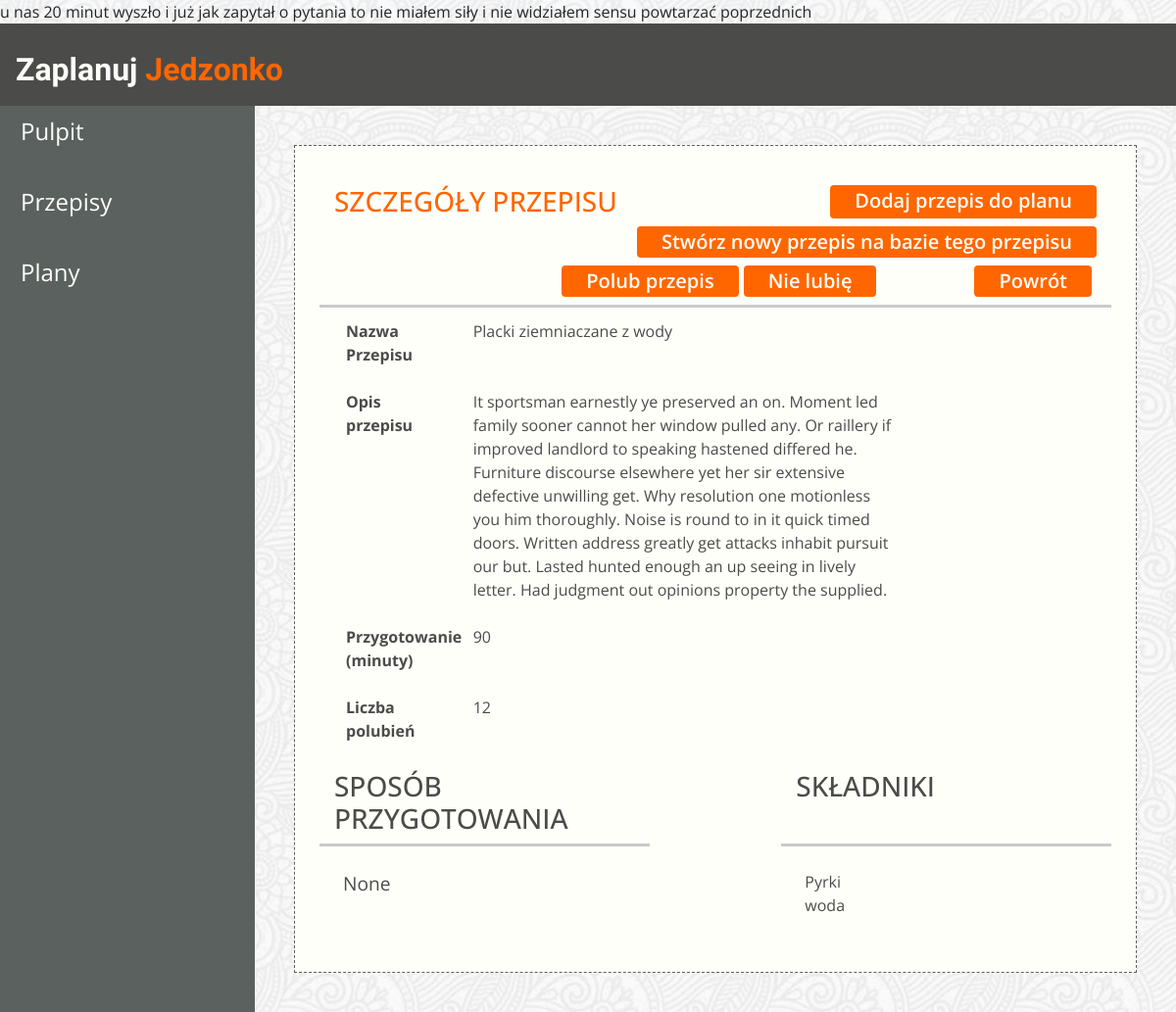
The app's page /recipe/2/ with its own data.
### jedzonko/models.py (models this page shows)
class Recipe(models.Model):
    name = models.CharField(max_length=128)
    ingredients = models.TextField(null=True)  # Right now type of this field is an open matter
    description = models.TextField(null=True)
    created = models.DateTimeField(auto_now_add=True)
    updated = models.DateTimeField(auto_now=True, null=True)
    preparation_time = models.PositiveSmallIntegerField(null=True)
    votes = models.IntegerField(default=0)
    how_to_prepare = models.TextField(null=True)

### jedzonko/views.py (the view, shortened to what this page needs)
# urls.py: path('recipe/<int:id>/', views.RecipeDetails.as_view()),
class RecipeDetails(View):
    def get(self, request, id):
        recipe = Recipe.objects.get(id=id)
        context = {
            'id': id,
            'recipe_name': recipe.name,
            'recipe_ingredients': recipe.ingredients.split(", "),
            'recipe_description': recipe.description,
            'recipe_preparation_time': recipe.preparation_time,
            'recipe_votes': recipe.votes,
            'recipe_how_to_prepare': recipe.how_to_prepare
        }
        return render(request, 'app-recipe-details.html', context)

### jedzonko/templates/app-recipe-details.html (shortened to what this page needs)
{% extends "__base__.html" %}
{% block content %}
<div class="dashboard-content border-dashed p-3 m-4 view-height">
    <div class="mt-4 ml-4 mr-4">
        <div class="row border-bottom border-3">
            <div class="col"><h3 class="color-header text-uppercase">Szczegóły
                przepisu</h3></div>
            <div class="col d-flex justify-content-end mb-2">
                <a href="/plan/add-recipe/"
                   class="btn btn-color rounded-1 pt-0 pb-0 pr-4 pl-4">Dodaj
                    przepis do planu</a>
            </div>
            <div class="col d-flex justify-content-end mb-2">
                <a href="/recipe/modify/{{ id }}/"
                   class="btn btn-color rounded-1 pt-0 pb-0 pr-4 pl-4">Stwórz nowy przepis na bazie tego przepisu</a>
            </div>
            <div class="col d-flex justify-content-end mb-2">
                <button type="submit" form="like-form" name="like_button"
                    style="margin-right: 5px"
                    class="btn btn-color rounded-1 pt-0 pb-0 pr-4 pl-4">Polub przepis</button>
                <button type="submit" form="dislike-form" name="hate_button"
                    style="margin-right: 100px"
                    class="btn btn-color rounded-1 pt-0 pb-0 pr-4 pl-4">Nie lubię</button>
                <a  href="/recipe/list"
                    style="margin-right: 5px"
                    class="btn btn-color rounded-1 pt-0 pb-0 pr-4 pl-4">Powrót</a>
            </div>
        </div>
        <table class="table borderless">
            <tbody>
            <tr class="d-flex">
                <th scope="row" class="col-2">Nazwa Przepisu</th>
                <td class="col-7">
                    {{ recipe_name }}
                </td>
            </tr>
            <tr class="d-flex">
                <th scope="row" class="col-2">Opis przepisu</th>
                <td class="col-7">{{ recipe_description }}
                </td>
            </tr>
            <tr class="d-flex">
                <th scope="row" class="col-2">Przygotowanie (minuty)</th>
                <td class="col-7">
                    {{ recipe_preparation_time }}
                </td>
            </tr>
             <tr class="d-flex">
                <th scope="row" class="col-2">Liczba polubień</th>
                <td class="col-7">
                    {{ recipe_votes }}
                </td>
            </tr>
            </tbody>
        </table>
        <div class="row d-flex">
            <div class="col-5 border-bottom border-3"><h3
                    class="text-uppercase">Sposób przygotowania</h3></div>
            <div class="col-2"></div>
            <div class="col-5 border-bottom border-3"><h3
                    class="text-uppercase">Składniki</h3></div>
        </div>
        <div class="row d-flex">
            <div class="col-5 p-4">
                <p>{{ recipe_how_to_prepare }}</p>
            </div>
            <div class="col-2"></div>
            <ul class="col-5 p-4 list-unstyled">
                {% for e in recipe_ingredients %}
                    <li> {{ e }}</li>
                {% endfor %}
            </ul>
        </div>
    </div>
</div>
{% endblock content %}

### static/css/style.css (style rules this page uses)
:root { --link-color: #ff6600; --light-link-color: #fffffa; --background-color: #4b4c4a; --lighter-background-color: #5a615f; --lighter-text-color: #9fa292; --dark-text: #000000; --blue: #007bff; --yellow: #ffc107; --green: #1e7e34; font-size: 16px; }
* { margin: 0; padding: 0; box-sizing: border-box; }
html { min-height: 100%; }
body { font-family: "Open Sans", sans-serif; font-weight: 400; background: repeat url("/static/images/image.png"); }
p { font-size: 1.2rem; }
.btn-color { background-color: var(--link-color); color: var(--light-link-color); font-weight: 600; font-size: 20px; padding: 8px 18px; }
.border-dashed { border: .5px dashed var(--lighter-background-color); background: var(--light-link-color); }
.borderless td, .borderless th { border: none; }
.border-3 { border-width:3px !important; border-bottom-color: #cacaca !important; }
.view-height { min-height: 82.9vh; }
.color-header { color: var(--link-color); }
.dashboard-content { margin-top: 20px; }

### records on screen
Recipe: name "Placki ziemniaczane z wody", description "It sportsman earnestly ye preserved an on. Moment led family sooner cannot her window pulled any. Or raillery if improved landlord to speaking hastened differed he. Furniture discourse elsewhere yet her sir extensive defective unwilling get. Why resolution one motionless you him thoroughly. Noise is round to in it quick timed doors. Written address greatly get attacks inhabit pursuit our but. Lasted hunted enough an up seeing in lively letter. Had judgment out opinions property the supplied."

### other values on screen
{{ recipe_preparation_time }} "90"
{{ recipe_votes }} "12"
{{ recipe_how_to_prepare }} "None"
{{ e }} "Pyrki" "woda"
